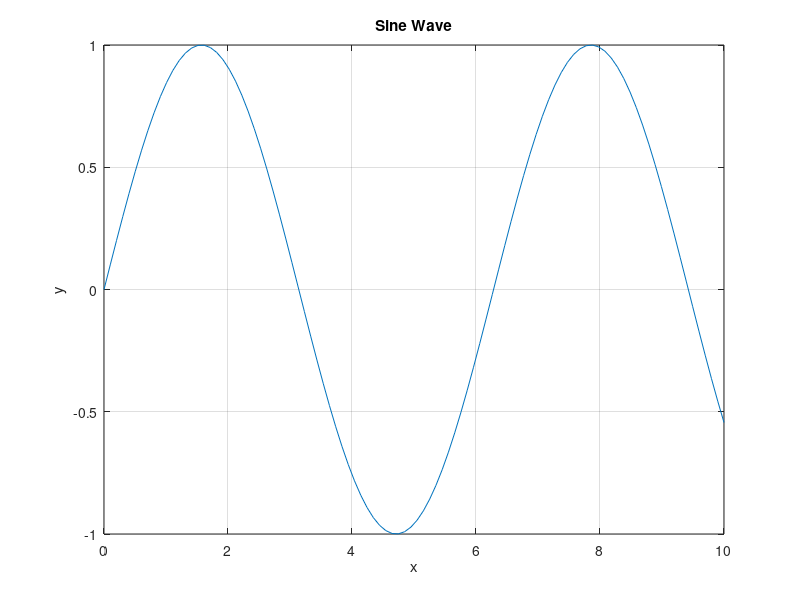

Write MATLAB code to recreate this figure.
% basic arithmetic
a = 5;  % if you don't use a semicolon, the output will be displayed
b = 3;  % without a semicolon with would say "b = 3" in the command window
sum = a + b  % since this does not have a semicolon the full statement is shown in the command window
difference = a - b
product = a * b
quotient = a / b 

% vectors and matrices
v = [1, 2, 3, 4, 5]  % row vector
w = [1; 2; 3; 4; 5; 6]  % column vector
A = [1 2 3; 4 5 6; 7 8 9]  % 3x3 matrix
B = A'

% plotting a function
x = linspace(0, 10, 100);  % creates 100 points between 0 and 10
y = sin(x);
plot(x,y)
xlabel('x')
ylabel('y')
title('Sine Wave')
grid on

% loops and conditions
for i = 1:5  % for i in range 1 to 5 with a step of 1: [1, 2, 3, 4, 5]
    fprintf('Iteration %d\n', i);  % fprintf is formatted printing, %d specifies a decimal integer
end  % always have to include an end statement

x = 10;
if x > 5
    disp('x is greater than 5')  % print without formatting
else
    disp('x is 5 or less')
end

% defining and calling a function
function y = squareNumber(x)  % function called squareNumber takes one input x and returns one output y
    y = x^2;  % without a semicolon this would also print y = 16
end

result = squareNumber(4)

function result = addMultiply(a, b, c)  % function with multiple inputs
    result = (a + b) * c;
end

x = addMultiply(2, 3, 4)  % (2 + 3) * 4 = 20

function [sumResult, productResult] = sumAndProduct(a,b)  % function with multiple inputs and outputs
    sumResult = a + b;
    productResult = a * b;
end

[sumVal, prodVal] = sumAndProduct(4, 5)  % [] are used to capture multiple outputs